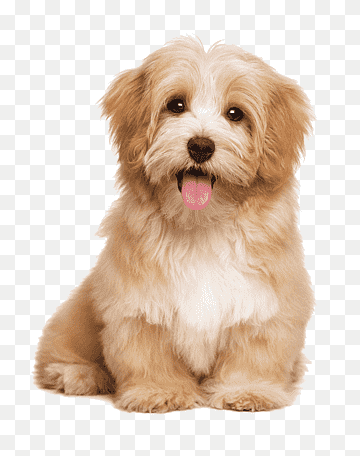
#> input picture dog.png, 360 x 456 px, found by its file name
$ jupyter execute 'Image to Pencil Sketch with Python.ipynb'
#> lines starting #> are read from the running program, lines starting #| are printed output that depends on the picture
Importing Libraries

[cell 1]
import cv2
from google.colab.patches import cv2_imshow

Reading the Original Image

[cell 2]
image = cv2.imread("/content/dog.png")
#> image is the input picture: shape (456, 360, 3); mean B, G, R 193.1, 207.8, 225.1
cv2_imshow(image)

Convert the RBG image to grayscale

[cell 3]
gray_img = cv2.cvtColor(image, cv2.COLOR_BGR2GRAY)
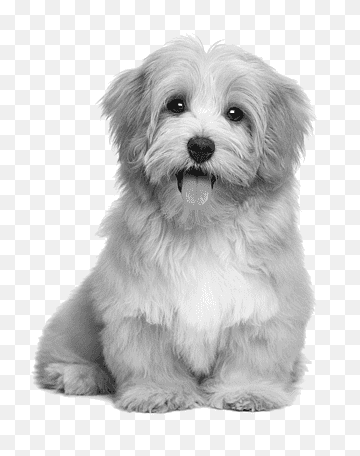
#> gray_img: shape (456, 360); min 24, max 255, mean 211.3
cv2_imshow(gray_img)

Invert the grayscale image

[cell 4]
invert_img = cv2.bitwise_not(gray_img)
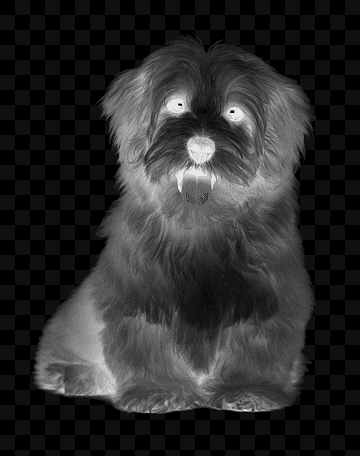
#> invert_img: shape (456, 360); min 0, max 231, mean 43.7
cv2_imshow(invert_img)

Apply a Guassian Blur

[cell 5]
smoothing_img = cv2.GaussianBlur(invert_img, (21,21), sigmaX=0, sigmaY=0)
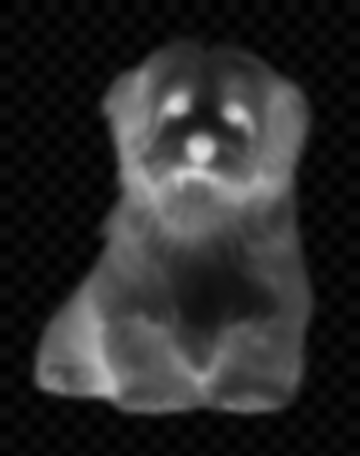
#> smoothing_img: shape (456, 360); min 0, max 221, mean 43.7
cv2_imshow(smoothing_img)

Blend the grayscale image with blurred negative

[cell 6]
def dodgeV2(x, y):
  return cv2.divide(x, 255-y, scale=256)
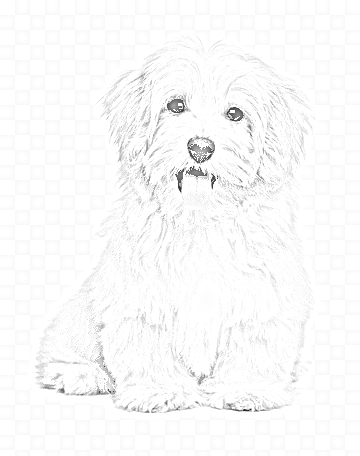
#> returned value: shape (456, 360); min 37, max 255, mean 250
